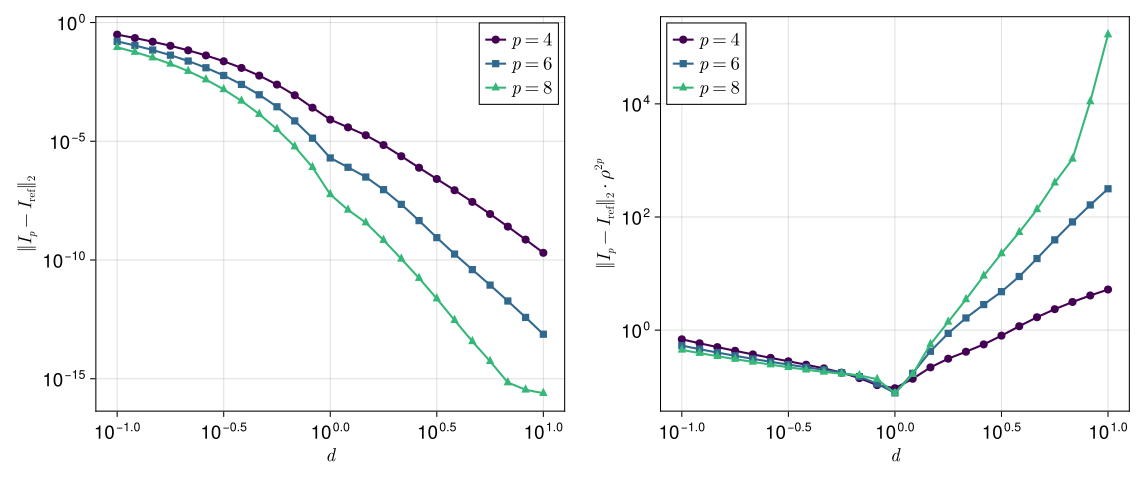

Reproduce this figure in Julia.
#=
Diagnostic on the *absolute* near-field quadrature error
    E_abs(p, d) = ‖I_std − I_ref‖
together with the prefactor
    C_abs(p, d) = E_abs(p, d) · ρ(d)^(2p),   ρ(d) = d + √(1+d²).

Left  panel : absolute error vs d for each p in fig4_data.jls.
Right panel : the same data divided by the canonical Bernstein exponential
              ρ^(-2p). If the canonical scaling held with a d-independent
              prefactor, the right-panel curves would be flat in d.

Reading C_abs against C from the relative-error diagnostic isolates the
contribution of the normalization ‖I_ref‖ ~ 1/d in the far-field regime.
=#

using Serialization
using CairoMakie
using LaTeXStrings
using Printf

const datapath = joinpath(@__DIR__, "fig4_data.jls")
const data     = open(deserialize, datapath, "r")

const d_list   = data.d_list
const p_values = sort(collect(data.p_values))
const sweeps   = Dict(s.p => s for s in data.sweeps)

ρ_of(d) = d + sqrt(1 + d^2)

# ---------------------------------------------------------------------------
# Print table and empirical slope of C_abs vs d (log-log)
# ---------------------------------------------------------------------------
function loglog_slope(xs, ys; mask = trues(length(xs)))
    n = count(mask)
    n < 2 && return NaN
    lx = log10.(xs[mask]); ly = log10.(ys[mask])
    x̄ = sum(lx)/n; ȳ = sum(ly)/n
    return sum((lx .- x̄) .* (ly .- ȳ)) / sum((lx .- x̄).^2)
end

println("\n=== absolute error E_abs(p, d) ===")
println(@sprintf("%-9s %-12s %-12s %-12s", "d", "E_abs(p=4)", "E_abs(p=6)", "E_abs(p=8)"))
for (k, d) in enumerate(d_list)
    es = [sweeps[p].E_abs[k] for p in p_values]
    @printf("%-9.4f  %-12.3e %-12.3e %-12.3e\n", d, es[1], es[2], es[3])
end

println("\n=== prefactor C_abs(p, d) = E_abs(p, d) · ρ(d)^(2p) ===")
println(@sprintf("%-9s %-12s %-12s %-12s", "d", "C(p=4)", "C(p=6)", "C(p=8)"))
for (k, d) in enumerate(d_list)
    cs = [sweeps[p].E_abs[k] * ρ_of(d)^(2p) for p in p_values]
    @printf("%-9.4f  %-12.3e %-12.3e %-12.3e\n", d, cs[1], cs[2], cs[3])
end

println("\n=== empirical d-slope α(p) of log C_abs(p, d) vs log d ===")
println(@sprintf("%-6s  %-14s  %-18s  %s", "p",
                 "α(p), all d", "α(p), d > 1.5", "α(p), well-resolved"))
for p in p_values
    sw   = sweeps[p]
    Cd   = sw.E_abs .* ρ_of.(d_list).^(2p)
    α_all = loglog_slope(d_list, Cd)
    α_far = loglog_slope(d_list, Cd; mask = d_list .> 1.5)
    # Well-resolved: above ~10× the round-off / HCubature floor
    floor_p = max(sw.R_ref[end] * 1e-13, 1e-30)
    α_ok = loglog_slope(d_list, Cd;
                        mask = (sw.E_abs .> 10 * floor_p) .& isfinite.(Cd))
    @printf("%-6d  %+10.3f      %+10.3f          %+10.3f\n",
            p, α_all, α_far, α_ok)
end

# ---------------------------------------------------------------------------
# Plot
# ---------------------------------------------------------------------------
fig = Figure(size = (1100, 460), fontsize = 18)

palette = cgrad(:viridis, length(p_values) + 1, categorical = true)
markers = [:circle, :rect, :utriangle]

# Panel (a): absolute error vs d --------------------------------------------
ax_a = Axis(fig[1, 1];
            xscale = log10, yscale = log10,
            xlabel = L"d",
            ylabel = L"\Vert I_p - I_{\mathrm{ref}} \Vert_2")
for (i, p) in enumerate(p_values)
    sw = sweeps[p]
    y  = clamp.(sw.E_abs, 1e-30, 1e30)
    scatterlines!(ax_a, d_list, y;
                  color = palette[i], marker = markers[i],
                  markersize = 11, linewidth = 2,
                  label = L"p = %$p")
end
axislegend(ax_a; position = :rt)
xlims!(ax_a, 10^(-1.1), 10^(1.1))

# Panel (b): absolute error · ρ^(2p) ----------------------------------------
ax_b = Axis(fig[1, 2];
            xscale = log10, yscale = log10,
            xlabel = L"d",
            ylabel = L"\Vert I_p - I_{\mathrm{ref}} \Vert_2 \cdot \rho^{2p}")
for (i, p) in enumerate(p_values)
    sw  = sweeps[p]
    Cd  = sw.E_abs .* ρ_of.(d_list).^(2p)
    Cd  = clamp.(Cd, 1e-30, 1e30)
    scatterlines!(ax_b, d_list, Cd;
                  color = palette[i], marker = markers[i],
                  markersize = 11, linewidth = 2,
                  label = L"p = %$p")
end
axislegend(ax_b; position = :lt)
xlims!(ax_b, 10^(-1.1), 10^(1.1))

colgap!(fig.layout, 1, 28)

outpath = joinpath(@__DIR__, "figs/fig4_prefactor.pdf")
save(outpath, fig; px_per_unit = 4)
png_out = replace(outpath, ".pdf" => ".png")
save(png_out, fig; px_per_unit = 4)
@info "Saved diagnostic" outpath png_out

fig
